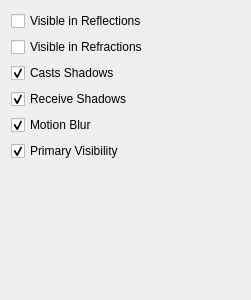
<?xml version="1.0" encoding="UTF-8"?>
<ui version="4.0">
 <class>renderStats</class>
 <widget class="QWidget" name="renderStats">
  <property name="geometry">
   <rect>
    <x>0</x>
    <y>0</y>
    <width>251</width>
    <height>300</height>
   </rect>
  </property>
  <property name="windowTitle">
   <string>Form</string>
  </property>
  <layout class="QGridLayout" name="gridLayout">
   <item row="0" column="0">
    <widget class="QCheckBox" name="visibleInReflections">
     <property name="text">
      <string>Visible in Reflections</string>
     </property>
    </widget>
   </item>
   <item row="1" column="0">
    <widget class="QCheckBox" name="visibleInRefractions">
     <property name="text">
      <string>Visible in Refractions</string>
     </property>
    </widget>
   </item>
   <item row="2" column="0">
    <widget class="QCheckBox" name="castsShadows">
     <property name="text">
      <string>Casts Shadows</string>
     </property>
     <property name="checked">
      <bool>true</bool>
     </property>
    </widget>
   </item>
   <item row="3" column="0">
    <widget class="QCheckBox" name="receiveShadows">
     <property name="text">
      <string>Receive Shadows</string>
     </property>
     <property name="checked">
      <bool>true</bool>
     </property>
    </widget>
   </item>
   <item row="5" column="0">
    <widget class="QCheckBox" name="primaryVisibility">
     <property name="text">
      <string>Primary Visibility</string>
     </property>
     <property name="checked">
      <bool>true</bool>
     </property>
    </widget>
   </item>
   <item row="1" column="1">
    <spacer name="horizontalSpacer">
     <property name="orientation">
      <enum>Qt::Horizontal</enum>
     </property>
     <property name="sizeHint" stdset="0">
      <size>
       <width>40</width>
       <height>20</height>
      </size>
     </property>
    </spacer>
   </item>
   <item row="6" column="0">
    <spacer name="verticalSpacer">
     <property name="orientation">
      <enum>Qt::Vertical</enum>
     </property>
     <property name="sizeHint" stdset="0">
      <size>
       <width>20</width>
       <height>40</height>
      </size>
     </property>
    </spacer>
   </item>
   <item row="4" column="0">
    <widget class="QCheckBox" name="motionBlur">
     <property name="text">
      <string>Motion Blur</string>
     </property>
     <property name="checked">
      <bool>true</bool>
     </property>
    </widget>
   </item>
  </layout>
 </widget>
 <resources/>
 <connections/>
</ui>
